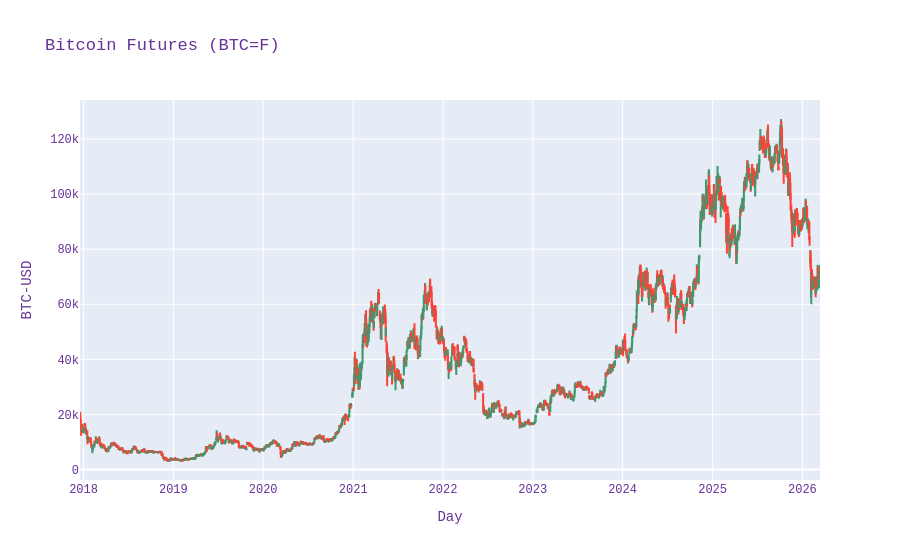

Here is the notebook cell this chart was saved with:
### Markdown cell above
## Inciso 2
Repita TODOS los pasos indicados en esta sección para encontrar modelos ARIMA para predecir el precio de Bitcoin con los siguientes horizontes: 7, 14, 21 y 28 días. Utilizar siempre predicciones usando rolling con ventana de predicción continua de un día. Cualquier cantidad de pasos extra para enriquecer su análisis predictivo serán aceptados siempre y cuando sean acordes con lo que indica la teoría de análisis de series de tiempo.

### Code cell
fig = go.Figure(data=[go.Candlestick(
    x    = btc_df.date,
    open = btc_df.open,
    high = btc_df.high,
    low  = btc_df.low,
    close= btc_df.close
)])

fig.update_layout(
    title       = "Bitcoin Futures (BTC=F)",
    xaxis_title = "Day",
    yaxis_title = "BTC-USD",
    font=dict(
        family="Courier New, monospace",
        size=12,
        color="RebeccaPurple"
    )
)

fig.update_layout(xaxis_rangeslider_visible=False)
fig.show()

### Figure 1 — Plotly figure (JSON) as saved in the notebook; plotly's stock layout.template omitted (floating-point values rounded to 4 significant figures; data arrays with more than 128 entries replaced by an {"elided": "..."} marker saying what was removed)
{"data": [{"close": {"elided": "2072 float values"}, "high": {"elided": "2072 float values"}, "low": {"elided": "2072 float values"}, "open": {"elided": "2072 float values"}, "type": "candlestick", "x": {"elided": "2072 str values"}}], "layout": {"font": {"color": "RebeccaPurple", "family": "Courier New, monospace", "size": 12}, "title": {"text": "Bitcoin Futures (BTC=F)"}, "xaxis": {"rangeslider": {"visible": false}, "title": {"text": "Day"}}, "yaxis": {"title": {"text": "BTC-USD"}}}}
